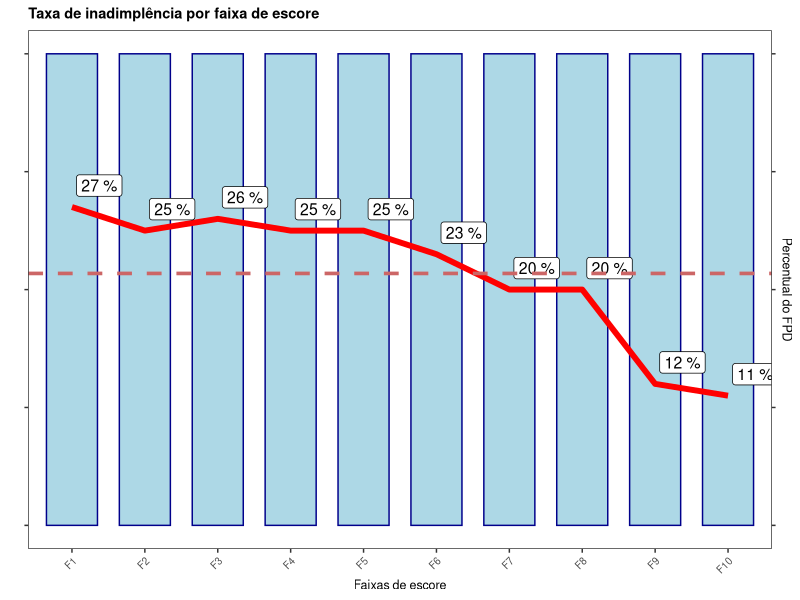

Here is the R script that generated this plot:
#Biblioteca
library(tidyverse)

#Tabela
df = tibble(
  FAIXA = c("F1", "F2", "F3", "F4", "F5", "F6", "F7", "F8", "F9", "F10"),
  PERCENTUAL_FPD = c(27, 25, 26, 25, 25, 23, 20, 20, 12, 11),
  VOLUMETRIA_FAIXA = c(10, 10, 10, 10, 10, 10, 10, 10, 10, 10)
)

#Organizar a variável FAIXA - defini-la como fator
df = df |> mutate(FAIXA = factor(FAIXA, levels = c(
  "F1", "F2", "F3", "F4", "F5", "F6", "F7", "F8", "F9", "F10" 
)))

#Gráfico
grafico<- ggplot(df) +
  geom_bar(aes(x = FAIXA, y = VOLUMETRIA_FAIXA), stat = "identity",
           color = "darkblue", fill = "lightblue", width = 0.7) +
  geom_line(aes(x = FAIXA, y = PERCENTUAL_FPD * 0.25), size = 2.0, color = "red", group = 1) +
  geom_label(aes(x = FAIXA, y = PERCENTUAL_FPD * 0.25, label = paste(PERCENTUAL_FPD, "%")),
             size = 4, hjust = -0.1, vjust = -0.5, color = 'black') +
  geom_hline(yintercept = 21.37 * 0.25, linetype = "dashed", color = "#CC6666",
             size = 1.25)+ 
  scale_y_continuous(sec.axis = sec_axis(~./0.25, name = "Percentual do FPD")) +
  theme_bw() +
  theme(axis.text.x = element_text(angle = 45, vjust = 1, hjust=1),
        text = element_text(size = 9),
        panel.grid.major = element_blank(),
        panel.grid.minor = element_blank(),
        axis.text.y = element_blank(),
        plot.title = element_text(face = "bold", size = 10.5, hjust = 0)
  ) +
  labs(title = "Taxa de inadimplência por faixa de escore",
       x = "Faixas de escore",
       y = " ")

ggsave("grafico.png", plot = grafico, width = 8, height = 6, units = "in")





